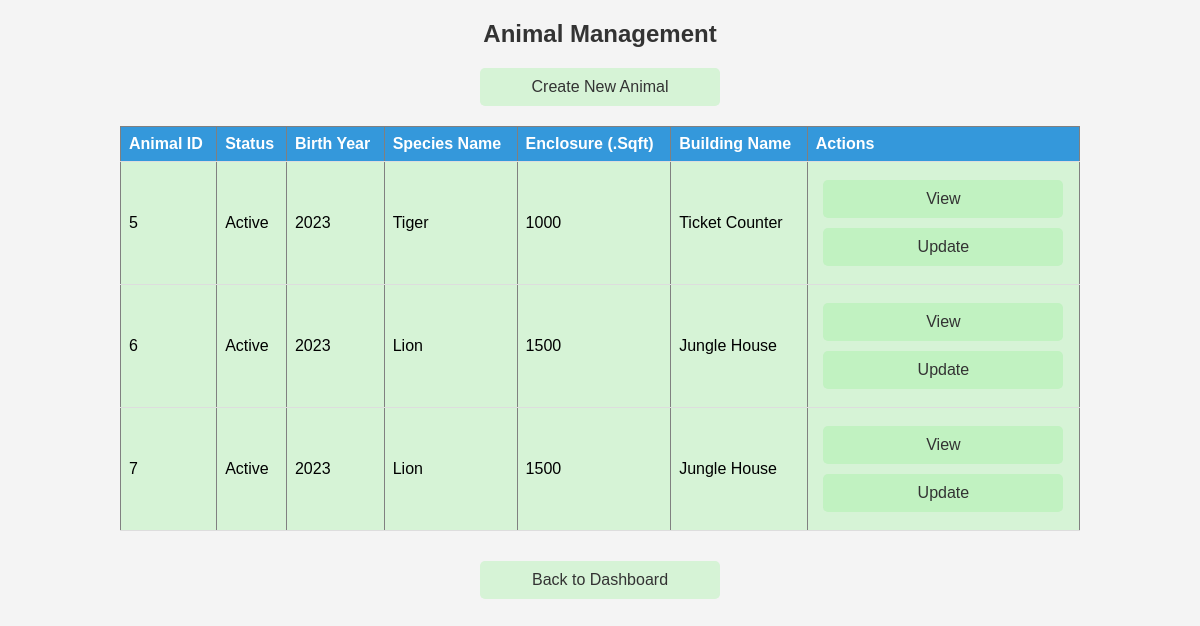
Screenshot of /animal/view_animals.php with the database file from the repository.
### tables this page shows
CREATE TABLE IF NOT EXISTS `animal` (
  `ID` int(11) NOT NULL AUTO_INCREMENT,
  `Status` varchar(255) NOT NULL,
  `BirthYear` year(4) NOT NULL,
  `SpeciesID` int(11) DEFAULT NULL,
  `EnclosureID` int(11) DEFAULT NULL,
  `BuildingID` int(11) DEFAULT NULL,
  PRIMARY KEY (`ID`),
  KEY `BuildingID` (`BuildingID`),
  KEY `SpeciesID` (`SpeciesID`),
  KEY `EnclosureID` (`EnclosureID`),
  CONSTRAINT `animal_ibfk_1` FOREIGN KEY (`BuildingID`) REFERENCES `building` (`ID`),
  CONSTRAINT `animal_ibfk_2` FOREIGN KEY (`SpeciesID`) REFERENCES `species` (`ID`),
  CONSTRAINT `animal_ibfk_3` FOREIGN KEY (`EnclosureID`) REFERENCES `enclosure` (`ID`)
);

CREATE TABLE IF NOT EXISTS `species` (
  `ID` int(11) NOT NULL AUTO_INCREMENT,
  `Name` varchar(255) NOT NULL,
  `FoodCost` int(11) NOT NULL,
  `updated_date` date DEFAULT NULL,
  PRIMARY KEY (`ID`)
);

CREATE TABLE IF NOT EXISTS `enclosure` (
  `ID` int(11) NOT NULL AUTO_INCREMENT,
  `BuildingID` int(11) NOT NULL,
  `SqFt` int(11) NOT NULL,
  PRIMARY KEY (`ID`,`BuildingID`),
  KEY `BuildingID` (`BuildingID`),
  CONSTRAINT `enclosure_ibfk_1` FOREIGN KEY (`BuildingID`) REFERENCES `building` (`ID`)
);

CREATE TABLE IF NOT EXISTS `building` (
  `ID` int(11) NOT NULL AUTO_INCREMENT,
  `Name` varchar(255) NOT NULL,
  `Type` varchar(255) NOT NULL,
  PRIMARY KEY (`ID`)
);

### animal/view_animals.php (the view, shortened to what this page needs)
<?php
include '../includes/db_connection.php';
$sql = "SELECT Animal.ID, Animal.Status, Animal.BirthYear, Species.Name AS SpeciesName, Enclosure.sqft AS EnclosureSqft, Building.Name AS BuildingName
        FROM Animal
        LEFT JOIN Species ON Animal.SpeciesID = Species.ID
        LEFT JOIN Enclosure ON Animal.EnclosureID = Enclosure.ID
        LEFT JOIN Building ON Animal.BuildingID = Building.ID";
$result = $conn->query($sql);
?>
<!DOCTYPE html>
<html lang="en">
<head>
</head>
<body>
    <h2>Animal Management</h2>
    <a href="create_animal.php">Create New Animal</a>
    <table border="1">
        <tr>
            <th>Animal ID</th>
            <th>Status</th>
            <th>Birth Year</th>
            <th>Species Name</th>
            <th>Enclosure (.Sqft)</th>
            <th>Building Name</th>
            <th>Actions</th>
        </tr>
        <?php while ($row = $result->fetch_assoc()) : ?>
            <tr>
                <td><?php echo $row['ID']; ?></td>
                <td><?php echo isset($row['Status']) ? $row['Status'] : 'N/A'; ?></td>
                <td><?php echo isset($row['BirthYear']) ? $row['BirthYear'] : 'N/A'; ?></td>
                <td><?php echo isset($row['SpeciesName']) ? $row['SpeciesName'] : 'N/A'; ?></td>
                <td><?php echo isset($row['EnclosureSqft']) ? $row['EnclosureSqft'] : 'N/A'; ?></td>
                <td><?php echo isset($row['BuildingName']) ? $row['BuildingName'] : 'N/A'; ?></td>
                <td>
                    <a href="view_animal.php?id=<?php echo $row['ID']; ?>">View</a>
                    <a href="update_animal.php?id=<?php echo $row['ID']; ?>">Update</a>
                </td>
            </tr>
        <?php endwhile; ?>
    </table>
    <a href="../dashboard.php">Back to Dashboard</a>
</body>
</html>

### animal/view_animals.php (style rules this page uses)
body { font-family: Arial, sans-serif; background-color: #f4f4f4; margin: 0; padding: 0; }
h2 { text-align: center; color: #333; }
a { display: block; width: 200px; margin: 10px auto; padding: 10px 20px; background-color: rgba(144, 238, 144, 0.3); color: #333; text-decoration: none; border-radius: 5px; text-align: center; }
table { width: 80%; margin: 20px auto; border-collapse: collapse; margin-bottom: 30px; background-color: rgba(144, 238, 144, 0.3); }
th, td { padding: 8px; text-align: left; border-bottom: 1px solid #ddd; }
th { background-color: #3498db; color: white; }

### rows the page displays
animal: ID "5", Status "Active", BirthYear "2023", SpeciesID.Name "Tiger", enclosure.SqFt "1000", BuildingID.Name "Ticket Counter"
animal: ID "6", Status "Active", BirthYear "2023", SpeciesID.Name "Lion", enclosure.SqFt "1500", BuildingID.Name "Jungle House"
animal: ID "7", Status "Active", BirthYear "2023", SpeciesID.Name "Lion", enclosure.SqFt "1500", BuildingID.Name "Jungle House"
